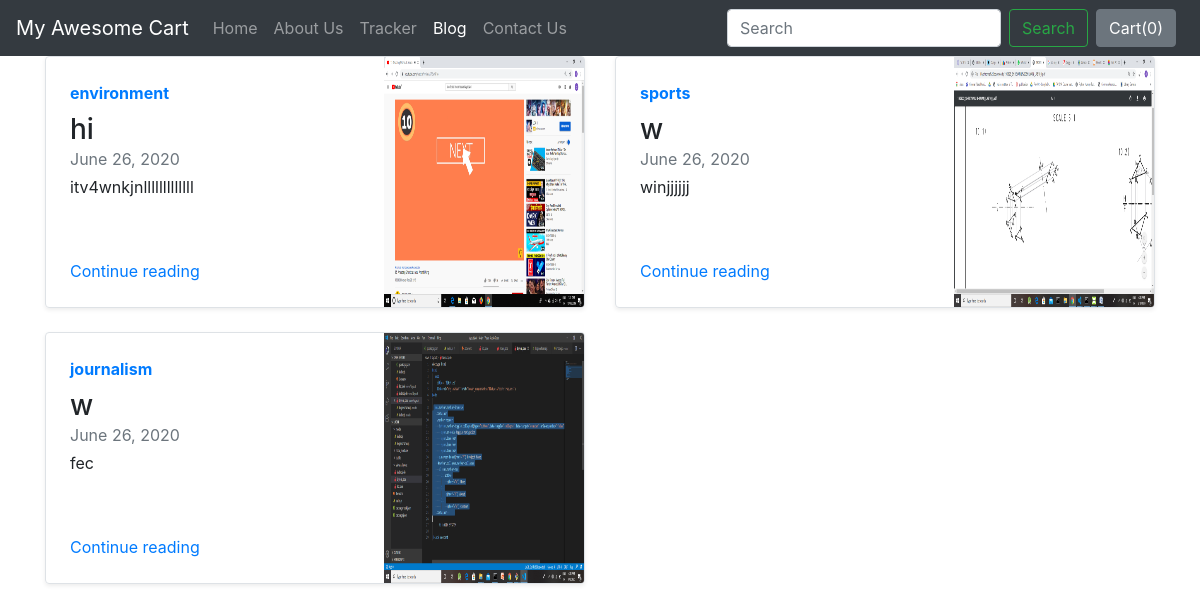
Screenshot of /blog/ with the database file from the repository.
### blog/models.py (models this page shows, shortened)
class Blogpost(models.Model):
    post_id = models.AutoField(primary_key=True)
    title = models.CharField(max_length=50)
    head0 = models.CharField(max_length=500, default="")
    chead0 = models.CharField(max_length=5000, default="")
    head1 = models.CharField(max_length=500, default="")
    chead1 = models.CharField(max_length=5000, default="")
    head2 = models.CharField(max_length=500, default="")
    chead2 = models.CharField(max_length=5000, default="")
    pub_date = models.DateField()
    thumbnail = models.ImageField(upload_to='shop/images', default="")

### blog/views.py (the view)
# urls.py: path("", views.index, name="blogHome"),
def index(request):
    allblogs=Blogpost.objects.all()
    params={'blogs':allblogs}
    return render(request, 'index3.html',params)

### blog/templates/index3.html (shortened to what this page needs)
{% extends 'base.html' %}
{% block body %}
<div class="container">
    <div class="row">
    {% for i in blogs%}
        <div class="col-md-6">
            <div
                class="row no-gutters border rounded overflow-hidden flex-md-row mb-4 shadow-sm h-md-250 position-relative">
                <div class="col p-4 d-flex flex-column position-static">
                    <strong class="d-inline-block mb-2 text-primary">{{i.title}}</strong>
                    <h3 class="mb-0">{{i.head0}}</h3>
                    <div class="mb-1 text-muted">{{i.pub_date}}</div>
                    <p class="card-text mb-auto">{{i.chead0}}</p>
                    <a href="/blog/blogpost/{{i.post_id}}" class="stretched-link">Continue reading</a>
                </div>
                <div class="col-auto d-none d-lg-block">
                    <img src="{{i.thumbnail.url}}" class="bd-placeholder-img" width="200" height="250" >
                </div>
            </div>
        </div>
        {% if forloop.counter|divisibleby:2  %}
        </div><div class="row">
            {%endif%}
        {% endfor%}
</div>
{% endblock %}

### blog/templates/base.html (shortened to what this page needs)
<!doctype html>
<html lang="en">
  <head>
    <link rel="stylesheet" href="https://stackpath.bootstrapcdn.com/bootstrap/4.2.1/css/bootstrap.min.css">
  </head>
  <body>
    <nav class="navbar navbar-expand-lg navbar-dark bg-dark">
  <a class="navbar-brand" href="/shop">My Awesome Cart</a>
  <div class="collapse navbar-collapse" id="navbarSupportedContent">
    <ul class="navbar-nav mr-auto">
      <li class="nav-item">
        <a class="nav-link" href="/shop">Home <span class="sr-only">(current)</span></a>
      </li>
      <li class="nav-item">
        <a class="nav-link" href="/shop/about">About Us</a>
      </li>
      <li class="nav-item">
        <a class="nav-link" href="/shop/tracker">Tracker</a>
      </li>
      <li class="nav-item active">
        <a class="nav-link" href="/blog">Blog</a>
      </li>
       <li class="nav-item">
        <a class="nav-link" href="/shop/contact">Contact Us</a>
      </li>
    </ul>
    <form class="form-inline my-2 my-lg-0">
      <input class="form-control mr-sm-2" type="search" placeholder="Search" aria-label="Search">
      <button class="btn btn-outline-success my-2 my-sm-0" type="submit">Search</button>
    </form>
    <button type="button" class="btn btn-secondary mx-2" id="popcart" data-container="body" data-toggle="popover" data-placement="bottom" data-html="true" data-content="Vivamus
sagittis lacus vel augue laoreet rutrum faucibus.">
  Cart(<span id="cart">0</span>)
</button>
  </div>
</nav>
  {% block body %} {% endblock %}
  </body>
</html>

### rows the page displays
Blogpost: title "environment", head0 "hi", pub_date "June 26, 2020", chead0 "itv4wnkjnlllllllllllll", thumbnail (picture)
Blogpost: title "sports", head0 "w", pub_date "June 26, 2020", chead0 "winjjjjjj", thumbnail (picture)
Blogpost: title "journalism", head0 "w", pub_date "June 26, 2020", chead0 "fec", thumbnail (picture)
